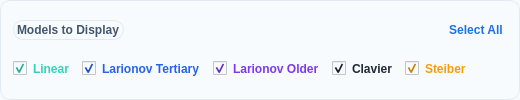
                                    <widget class="QFrame" name="models_card">
                                        <property name="frameShape">
                                            <enum>QFrame::StyledPanel</enum>
                                        </property>
                                        <property name="styleSheet">
                                            <string>background:#F8FBFE;border:1px solid #E1EAF2;border-radius:10px;</string>
                                        </property>
                                        <layout class="QVBoxLayout" name="verticalLayout_mc">
                                            <property name="spacing">
                                                <number>10</number>
                                            </property>
                                            <property name="leftMargin">
                                                <number>12</number>
                                            </property>
                                            <property name="topMargin">
                                                <number>10</number>
                                            </property>
                                            <property name="rightMargin">
                                                <number>12</number>
                                            </property>
                                            <property name="bottomMargin">
                                                <number>10</number>
                                            </property>
                                            <item>
                                                <layout class="QHBoxLayout" name="horizontalLayout_mch">
                                                    <item>
                                                        <widget class="QLabel" name="lbl_tm">
                                                            <property name="text">
                                                                <string>Models to Display</string>
                                                            </property>
                                                            <property name="styleSheet">
                                                                <string>font-size:12px;font-weight:700;color:#42566C;</string>
                                                            </property>
                                                        </widget>
                                                    </item>
                                                    <item>
                                                        <spacer name="spacer_mh">
                                                            <property name="orientation">
                                                                <enum>Qt::Horizontal</enum>
                                                            </property>
                                                            <property name="sizeHint" stdset="0">
                                                                <size>
                                                                    <width>40</width>
                                                                    <height>20</height>
                                                                </size>
                                                            </property>
                                                        </spacer>
                                                    </item>
                                                    <item>
                                                        <widget class="QPushButton" name="btnSelectAll">
                                                            <property name="text">
                                                                <string>Select All</string>
                                                            </property>
                                                            <property name="cursor">
                                                                <cursorShape>PointingHandCursor</cursorShape>
                                                            </property>
                                                            <property name="styleSheet">
                                                                <string>QPushButton{background:transparent;color:#1F6FEB;border:none;font-weight:700;padding:2px 4px;}QPushButton:hover{color:#1658B8;}</string>
                                                            </property>
                                                        </widget>
                                                    </item>
                                                </layout>
                                            </item>
                                            <item>
                                                <layout class="QHBoxLayout" name="horizontalLayout_checks">
                                                    <property name="spacing">
                                                        <number>12</number>
                                                    </property>
                                                    <item>
                                                        <widget class="QCheckBox" name="chkLinear">
                                                            <property name="text">
                                                                <string>Linear</string>
                                                            </property>
                                                            <property name="checked">
                                                                <bool>true</bool>
                                                            </property>
                                                            <property name="styleSheet">
                                                                <string>QCheckBox{color:#2DD4BF;font-weight:700;border:none;}</string>
                                                            </property>
                                                        </widget>
                                                    </item>
                                                    <item>
                                                        <widget class="QCheckBox" name="chkLarionovTertiary">
                                                            <property name="text">
                                                                <string>Larionov Tertiary</string>
                                                            </property>
                                                            <property name="checked">
                                                                <bool>true</bool>
                                                            </property>
                                                            <property name="styleSheet">
                                                                <string>QCheckBox{color:#2563EB;font-weight:700;border:none;}</string>
                                                            </property>
                                                        </widget>
                                                    </item>
                                                    <item>
                                                        <widget class="QCheckBox" name="chkLarionovOlder">
                                                            <property name="text">
                                                                <string>Larionov Older</string>
                                                            </property>
                                                            <property name="checked">
                                                                <bool>true</bool>
                                                            </property>
                                                            <property name="styleSheet">
                                                                <string>QCheckBox{color:#7C3AED;font-weight:700;border:none;}</string>
                                                            </property>
                                                        </widget>
                                                    </item>
                                                    <item>
                                                        <widget class="QCheckBox" name="chkClavier">
                                                            <property name="text">
                                                                <string>Clavier</string>
                                                            </property>
                                                            <property name="checked">
                                                                <bool>true</bool>
                                                            </property>
                                                            <property name="styleSheet">
                                                                <string>QCheckBox{color:#1F2937;font-weight:700;border:none;}</string>
                                                            </property>
                                                        </widget>
                                                    </item>
                                                    <item>
                                                        <widget class="QCheckBox" name="chkSteiber">
                                                            <property name="text">
                                                                <string>Steiber</string>
                                                            </property>
                                                            <property name="checked">
                                                                <bool>true</bool>
                                                            </property>
                                                            <property name="styleSheet">
                                                                <string>QCheckBox{color:#F59E0B;font-weight:700;border:none;}</string>
                                                            </property>
                                                        </widget>
                                                    </item>
                                                    <item>
                                                        <spacer name="spacer_checks">
                                                            <property name="orientation">
                                                                <enum>Qt::Horizontal</enum>
                                                            </property>
                                                            <property name="sizeHint" stdset="0">
                                                                <size>
                                                                    <width>40</width>
                                                                    <height>20</height>
                                                                </size>
                                                            </property>
                                                        </spacer>
                                                    </item>
                                                </layout>
                                            </item>
                                        </layout>
                                        <property name="sizePolicy">
                                            <sizepolicy hsizetype="Expanding" vsizetype="Preferred">
                                                <horstretch>1</horstretch>
                                                <verstretch>0</verstretch>
                                            </sizepolicy>
                                        </property>
                                    </widget>
